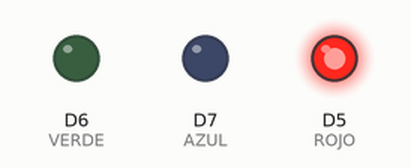
A sketch run on a simulated ESP8266 (NodeMCU). On the bench: output pins drawn as LEDs (lit = HIGH).

Above: at 0.2 s.
At 1.2 s:
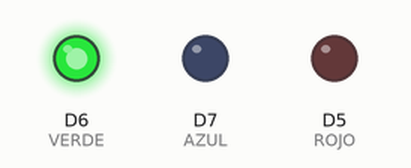
At 2.2 s:
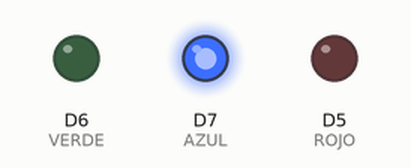
At 3.2 s:
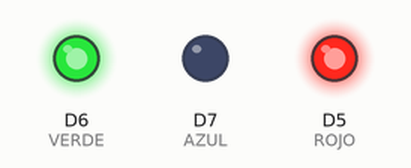
At 4.7 s:
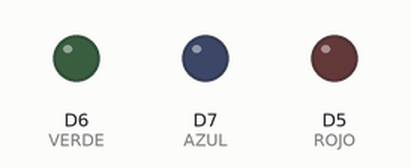
Timing chart, 0 to 5.2 s (numbered marks = the images above):
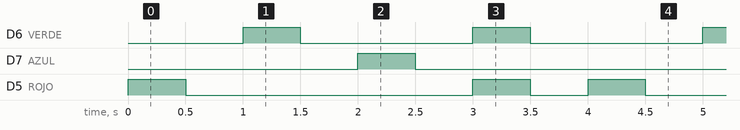

The sketch:

ardDigOut.ino
```cpp
// Variabes de salida para el control de LEDs
// Cada uno de los LED's se encuentra conectado directamente a esos pines
// en el NODEMCU mediante la placa de circuito electrico "PCB"
#define ROJO  D5
#define VERDE D6
#define AZUL  D7

// Codigo de configuracion de incio, solo se ejecuta la primera vez al encender el NODEMCU
void setup() {
  // Declaracion de la funcion de los pines
  pinMode(ROJO, OUTPUT);
  pinMode(VERDE, OUTPUT);
  pinMode(AZUL, OUTPUT);
  // Se asegura de que los LEDs comiencen apagados
  digitalWrite(ROJO, LOW);
  digitalWrite(VERDE, LOW);
  digitalWrite(AZUL, LOW);
}


void loop() {
  // Pon el pin que esta conectado al led ROJO en un valor alto 'HIGH'
  digitalWrite(ROJO, HIGH);
  // Deten el funcionamiento por 500 milisegundos
  delay(500);
  // Pon el pin ROJO en un valor bajo 'LOW'
  digitalWrite(ROJO, LOW);
  // Deten el funcionamiento por 500 milisegundos
  delay(500);

  // Ahora la misma secuencia con el LED verde
  digitalWrite(VERDE, HIGH);
  delay(500);
  digitalWrite(VERDE, LOW);
  delay(500);
  // Ahora la misma secuencia con el LED azul
  digitalWrite(AZUL, HIGH);
  delay(500);
  digitalWrite(AZUL, LOW);
  delay(500);
  // Ahora la misma secuencia con los LEDs rojo y verde
  // La mezcla produce un color amarillo
  digitalWrite(ROJO, HIGH);
  digitalWrite(VERDE, HIGH);
  delay(500);
  digitalWrite(ROJO, LOW);
  digitalWrite(VERDE, LOW);
  delay(500);

}
```

Measured:
- by itself, D6 (VERDE): alternates HIGH for 0.50 s and LOW for 1.5 s
- by itself, D7 (AZUL): alternates HIGH for 0.50 s and LOW for 3.5 s
- by itself, D5 (ROJO): repeats every 4.0 s: LOW 2.5 s, HIGH 0.50 s, LOW 0.50 s, HIGH 0.50 s
